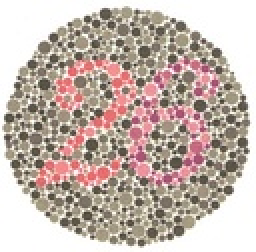
%> input picture final project/plate16.jpg, 128 x 126 px, shrunk from 281 x 276 before the run (shown 2 times larger)
$ octave cbtran111915.m   (GNU Octave 9; MATLAB toolbox functions it lacks are replaced by stand-ins)
%> lines starting %> are read from the running program, lines starting %| are printed output that depends on the picture
inputImage =255*im2double(imread('plate16.jpg'));

%%#1 omitted image already in rgb format
%%need to obtain i j k values
% %shift ijk to rgb values
% R = (I./255)^2.2; %R
% G = (J./255)^2.2; %G
% B = (K./255)^2.2; %B

%#2 Color Reduction
%For protanopes and deuteranopes:

%slight color domain reduction of orginal palette
for i=1:3
    protaNOPE(:,:,i) = (0.992052.*inputImage(:,:,i)) + 0.003974;
    deuteraNOPE(:,:,i) = (0.992052.*inputImage(:,:,1)) + 0.003974;
end
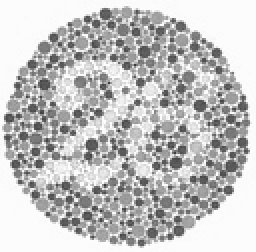
%> deuteraNOPE: size 126x128x3 double (shown 2 times larger); min 57.54, max 253, mean 195.4

protaNOPE = inputImage;
deuteraNOPE = inputImage;


%#3 xy shifts from chromaticity scale I think are what give the RGB to XYZ
%transform values which are combined with the XYZ to LMS values and used
%in the rgb2lms transform below

rgb2lms(1,:)=[17.8824 43.5161 4.11935];
rgb2lms(2,:)=[3.45565 27.1554 3.86714];
rgb2lms(3,:)=[0.0299566 0.184309 1.46709];

%reshaping color reduced 3d matrix for easy transformation
for j=1:length(inputImage(1,:,1)) %column traverse
    for k=1:length(inputImage(:,1,1)) %row traverse
        for i=1:3 %depth traverse 3 deep
            protaRGBvectors(1,i,(j.*k))=protaNOPE(k,j,i);
            deutaRGBvectors(1,i,(j.*k))=deuteraNOPE(k,j,i);
        end
    end
end
%> this loop made 128 passes

%transformation RGB to LMS (rgb2lms)
for i=1:length(protaRGBvectors)
    protaLMSvectors(1,:,i)=protaRGBvectors(1,:,i)*rgb2lms;
    deutaLMSvectors(1,:,i)=deutaRGBvectors(1,:,i)*rgb2lms;
end

%#4
%color domain transform for dichromat protanope
lms2lmsPro(1,:)=[0 2.02344 -2.52581];
lms2lmsPro(2,:)=[0 1 0];
lms2lmsPro(3,:)=[0 0 1];

%color domain transform for dichromat deuteranope
lms2lmsDeu(1,:)=[1 0 0];
lms2lmsDeu(2,:)=[0.494207 0 1.24827];
lms2lmsDeu(3,:)=[0 0 1];

%LMS transformation for respective dichromat deficiency
for i=1:length(protaRGBvectors)
    protaLMSvectors(1,:,i)=protaLMSvectors(:,:,i)*rgb2lms;
    deutaLMSvectors(1,:,i)=deutaLMSvectors(:,:,i)*rgb2lms;
end

%#5 LMS with dichromat deficiencies Transformed back to RGB
lms2rgb(1,:)=[0.080944 -0.130504 0.116721];
lms2rgb(2,:)=[-0.0102485 0.0540194 -0.113615];
lms2rgb(3,:)=[-0.000365294 -0.00412163 0.693513];

for i=1:length(protaRGBvectors)
    protaRGBvectors2(1,:,i)=protaLMSvectors(:,:,i)*lms2rgb;
    deutaRGBvectors2(1,:,i)=deutaLMSvectors(:,:,i)*lms2rgb;
end

%#6

%reshaping back to 3d matrices
for j=1:length(inputImage(1,:,1)) %column traverse
    for k=1:length(inputImage(:,1,1)) %row traverse
        for i=1:3 %depth traverse 3 deep
            protaNOPE2(k,j,i)=protaRGBvectors2(1,i,(j*k));
            deuteraNOPE2(k,j,i)=deutaRGBvectors2(1,i,(j*k));
        end
    end
end
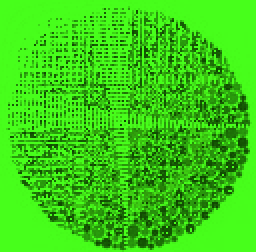
%> deuteraNOPE2: size 126x128x3 double (shown 2 times larger); mean R, G, B 4503.9, 14789.7, 1950.3; drawn with min black and max white

for i=1:3
    protaDAC(:,:,i) = 255*(protaNOPE2(:,:,i)).^(1/(2.2));
    deuteraDAC(:,:,i) = 255*(deuteraNOPE2(:,:,i)).^(1/(2.2));
end
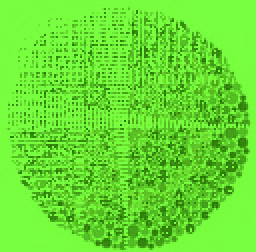
%> deuteraDAC: size 126x128x3 double (shown 2 times larger); mean R, G, B 11554.1, 19823.5, 7885.5; drawn with min black and max white

$ run again, with final project/chamdeut.jpg copied over final project/plate16.jpg
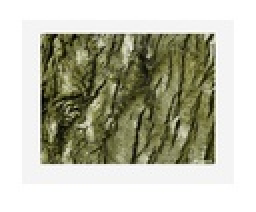
%> input picture final project/chamdeut.jpg, 128 x 106 px, shrunk from 922 x 767 before the run (shown 2 times larger)
%> the loop `for j=1:length(inputImage(1,:,1))` made 128 passes
%> after the loop `for j=1:length(inputImage(1,:,1))`:
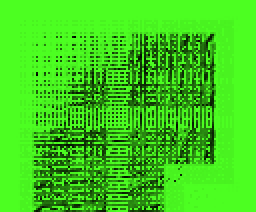
%> deuteraNOPE2: size 106x128x3 double (shown 2 times larger); mean R, G, B 4451, 14759.3, 1951.5; drawn with min black and max white
%> after the loop `for i=1:3`:
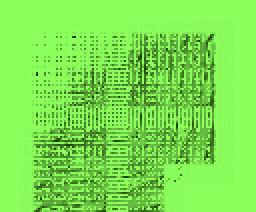
%> deuteraDAC: size 106x128x3 double (shown 2 times larger); mean R, G, B 11387.8, 19636.9, 7810.7; drawn with min black and max white

$ run again, with final project/chameleon.jpg copied over final project/plate16.jpg
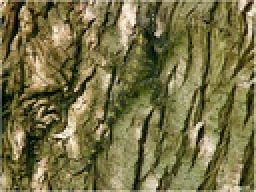
%> input picture final project/chameleon.jpg, 128 x 96 px, shrunk from 791 x 594 before the run (shown 2 times larger)
%> the loop `for j=1:length(inputImage(1,:,1))` made 128 passes
%> after the loop `for j=1:length(inputImage(1,:,1))`:
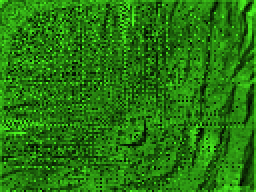
%> deuteraNOPE2: size 96x128x3 double (shown 2 times larger); mean R, G, B 2607.4, 8553.8, 1067.1; drawn with min black and max white
%> after the loop `for i=1:3`:
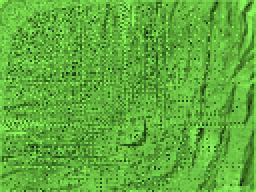
%> deuteraDAC: size 96x128x3 double (shown 2 times larger); mean R, G, B 8910.8, 15293.1, 5923.4; drawn with min black and max white
